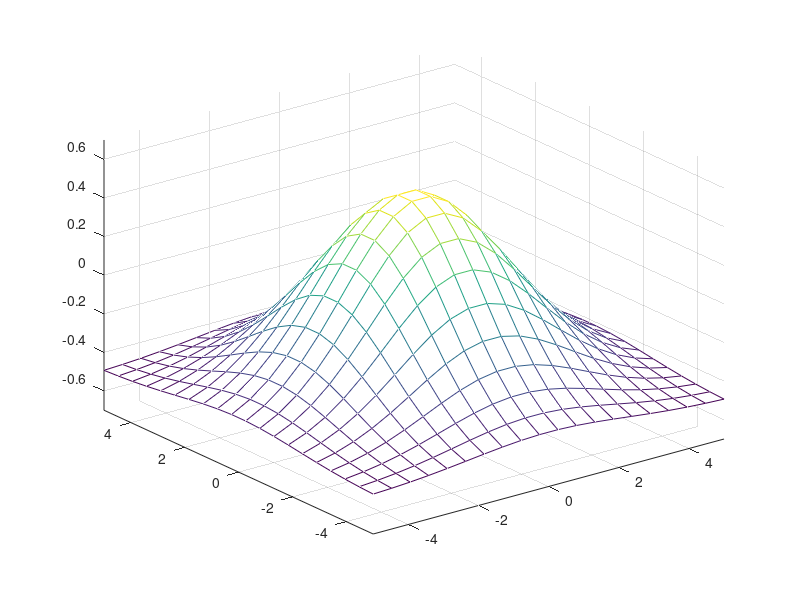
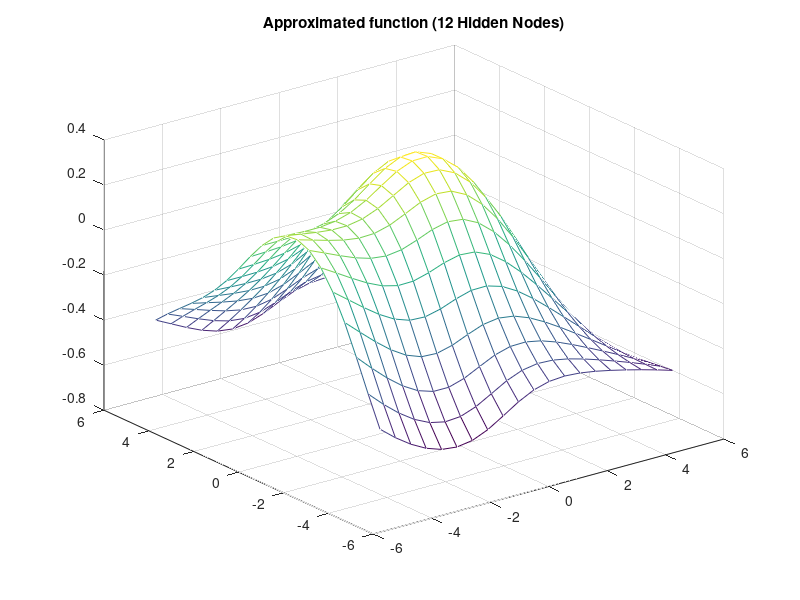
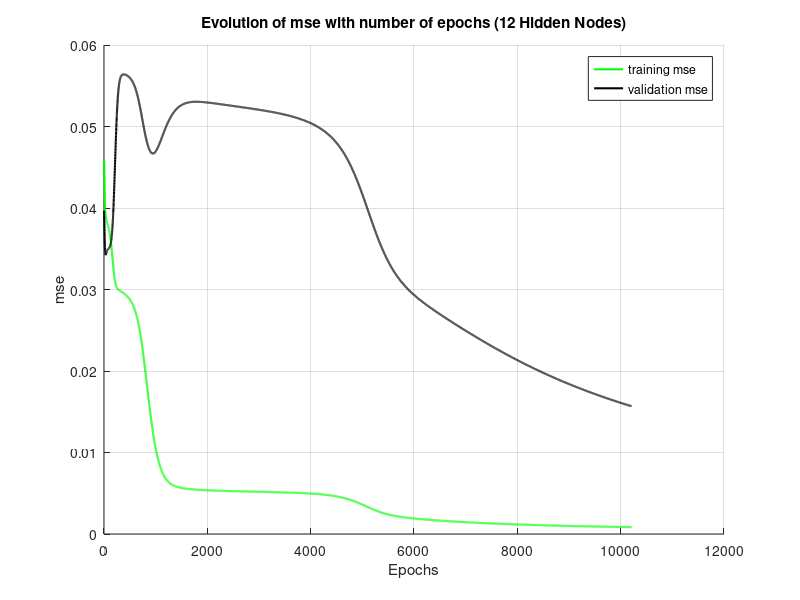

Write the MATLAB code that produced these figures, in order.
%% Multilayer

clear
close all

% Data generation

nInputs = 2; % Number of inputs (xi)
nHidden = 4; % Number of hidden nodes (hj)
nOutputs = 1; % Number of outpus (yk)


% Input data

nData = 400;
nTraining = 289;
nTest = nData-nTraining;

x=linspace(-5,5,sqrt(nData))';
y=linspace(-5,5,sqrt(nData))';
z=exp(-x.*x*0.1) * exp(-y.*y*0.1)' - 0.5;
figure(1)
mesh(x, y, z);

T = reshape (z, 1, nData);
[xx, yy] = meshgrid (x, y);
X = [reshape(xx, 1, nData); reshape(yy, 1, nData); ones(1,nData)]; % inputs and the bias

Xtest = X(:,1:nTest);
X = X(:,nTest+1:nData);
T = T(nTest+1:nData);

% TRAINING
W = 0.2*randn(nHidden,nInputs+1); % Random initialization of W (dimension nHidden x nInputs+1)
V = 0.2*randn(nOutputs,nHidden+1); % Random initialization of V (dimension nOutputs x nHidden+1)

hin = []; 
hout = []; 
oin = [];
out = [];

mse = [];
mse_val = [];
deltaErr = 1000;
alpha = 0.9; % alpha used in the last step of the algorithm
eta = 0.001; % learning rate

dw = 0; % initial value for deltaW
dv = 0; % initial value for deltaV
while deltaErr>=1e-7
    hin = W * X; % We add here the ones (bias)
    hout = [2 ./ (1+exp(-hin)) - 1 ; ones(1,nTraining)]; % Also add of the bias
    oin = V * hout;
    out = 2 ./ (1+exp(-oin)) - 1;
    
    delta_o = (out - T) .* ((1 + out) .* (1 - out)) * 0.5;
    delta_h = (V' * delta_o) .* ((1 + hout) .* (1 - hout)) * 0.5;
    delta_h = delta_h(1:nHidden, :);
    
    dw = (dw .* alpha) - (delta_h * X') .* (1-alpha);
    dv = (dv .* alpha) - (delta_o * hout') .* (1-alpha);
    W = W + dw .* eta;
    V = V + dv .* eta;
    
    mse(end+1) = 0.5*sum(diag((out-T)'*(out-T)))/length(out-T);
    if (length(mse)>1)
        deltaErr = abs(mse(end-1) - mse(end));
    end
    Xtest = [Xtest X];

    hin_val = W * Xtest; % We add here the ones (bias)
    hout_val = [2 ./ (1+exp(-hin_val)) - 1 ; ones(1,nData)]; % Also add of the bias
    oin_val = V * hout_val;
    out_val = 2 ./ (1+exp(-oin_val)) - 1;
    
    zz = reshape(out_val, sqrt(nData), sqrt(nData));
    %mesh(x,y,zz);
    axis([-5 5 -5 5 -0.7 0.7]);
    drawnow;
    
    T_val = reshape(exp(-x.*x*0.1) * exp(-y.*y*0.1)' - 0.5,1,nData);
    mse_val(end+1) = 0.5*sum(diag((out_val-T_val)'*(out_val-T_val)))/length(out_val-T_val);
    Xtest = Xtest(:,1:nTest);
end

% Plot approximation
figure(2)
mesh(x,y,zz);
title('Approximated function (12 Hidden Nodes)')

% Plot evolution mse
figure(3)
hold on
plot(mse,'g','LineWidth',1.5)
plot(mse_val,'k','LineWidth',1.5)
xlabel('Epochs')
ylabel('mse')
title('Evolution of mse with number of epochs (12 Hidden Nodes)')
legend('training mse','validation mse','Location','NorthEast')
grid on
hold off










